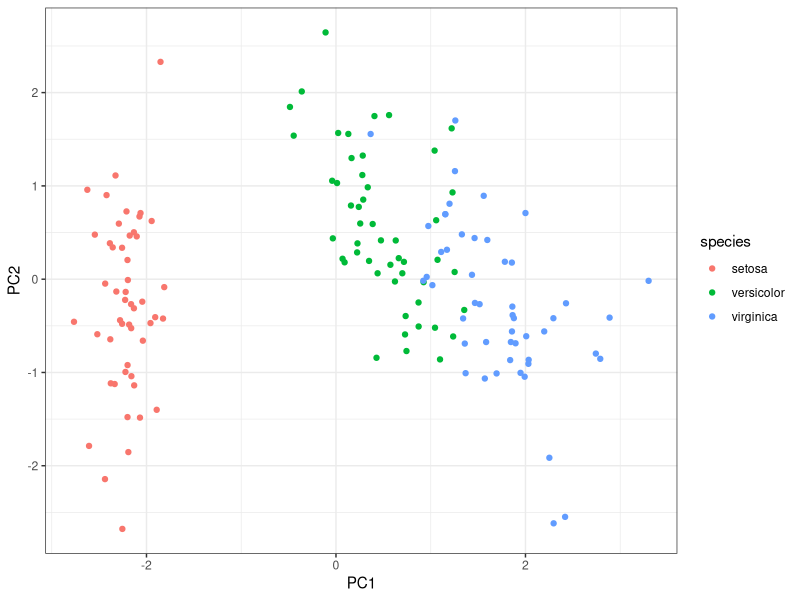
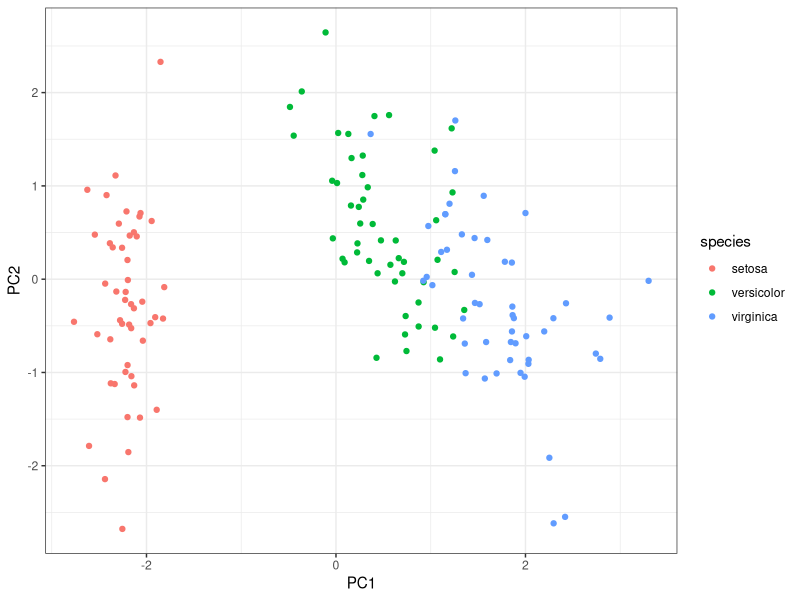

Generate these figures, in order, with R:
## ---- chunk 1
## Set default options for the knitr RMD processing
knitr::opts_chunk$set(echo=TRUE,eval=FALSE,warning=FALSE,message=FALSE,fig.width=5,fig.height=5,cache=FALSE,autodep=TRUE, results="hide")
knitr::opts_knit$set(root.dir = "../")
## ---- chunk 2
library(tidyverse)
data(iris)
theme_set(theme_bw())
pca <- prcomp(iris[,1:4], scale.=TRUE)
df <- data.frame(pca$x, species=iris$Species)
ggplot(df, aes(x=PC1, y=PC2, color=species)) + geom_point()
## ---- chunk 3
data(iris)
theme_set(theme_bw())
pca <- prcomp(iris[,1:4], scale.=TRUE)
df <- data.frame(pca$x, species=iris$Species)
ggplot(df, aes(x=PC1, y=PC2, color=species)) + geom_point()
